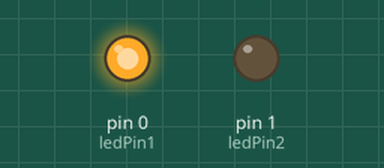
A sketch run on a simulated Arduino Uno, built with avr-gcc and run on an emulated ATmega328P. On the bench: output pins drawn as LEDs (lit = HIGH).

Above: at 1.0 s.
At 3.0 s:
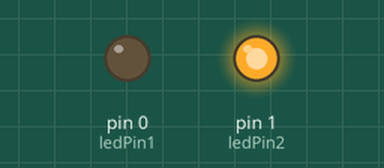
Timing chart, 0 to 5.2 s (numbered marks = the images above):
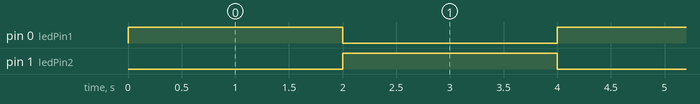

Measured:
- by itself, pin 0 (ledPin1), pin 1 (ledPin2): alternates HIGH for 2.0 s and LOW for 2.0 s

The sketch:

job06.ino
```cpp
const int ledPin1 = 0; // Broche pour la première LED verte
const int ledPin2 = 1; // Broche pour la deuxième LED rouge

// Temps de clignotement
const int blinkTime = 2000; // Temps en millisecondes

void setup() {
  pinMode(ledPin1, OUTPUT); // Définit la broche de la LED verte en sortie
  pinMode(ledPin2, OUTPUT); // Définit la broche de la LED rouge en sortie
}

void loop() {
  digitalWrite(ledPin1, HIGH); // Allume la LED verte
  digitalWrite(ledPin2, LOW);  // Éteint la LED rouge
  delay(blinkTime);            // Attend

  digitalWrite(ledPin1, LOW);  // Éteint la LED verte
  digitalWrite(ledPin2, HIGH); // Allume la LED rouge
  delay(blinkTime);            // Attend
}
```
